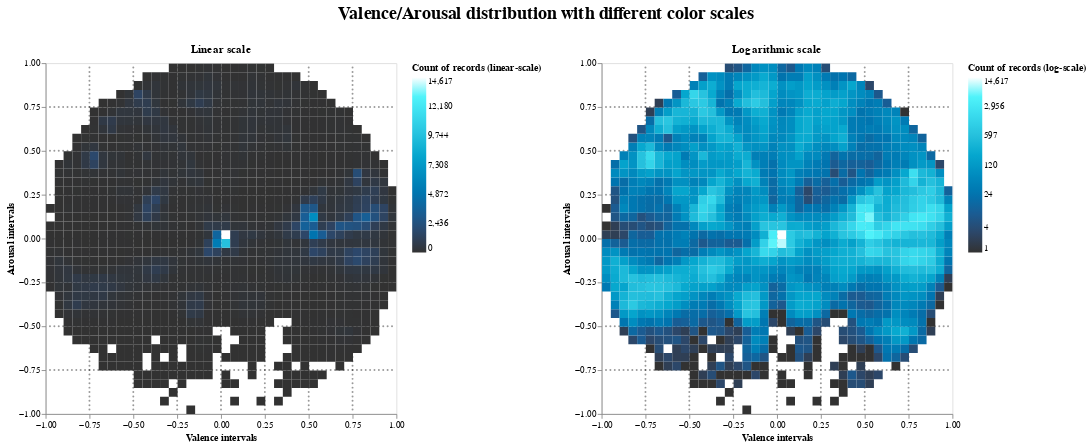

The notebook cell this image was saved under:
### Code cell
combined_chart = alt.hconcat(histogram_2d_with_dotted_grid_linear, 
histogram_2d_with_dotted_grid_log).resolve_scale(color='independent').resolve_legend(color='independent'
                            ).properties(title= alt.Title("Valence/Arousal distribution with different color scales", anchor='middle', fontSize=20, dy=-20))
combined_chart

### Figure 1 — Vega-Lite specification as saved in the notebook (floating-point values rounded to 4 significant figures; data arrays with more than 128 entries replaced by an {"elided": "..."} marker saying what was removed)
{"config": {"view": {"continuousWidth": 300, "continuousHeight": 300}}, "hconcat": [{"layer": [{"data": {"name": "data-c53d011f009317f84c01f8b65e9ae3ea"}, "mark": {"type": "circle", "color": "black", "opacity": 0.4, "size": 5}, "encoding": {"x": {"axis": {"grid": false}, "field": "valence", "scale": {"domain": [-1, 1]}, "type": "quantitative"}, "y": {"axis": {"grid": false}, "field": "arousal", "scale": {"domain": [-1, 1]}, "type": "quantitative"}}, "name": "view_51"}, {"data": {"name": "data-55aee79273441fd5f643f085e9d4de71"}, "mark": {"type": "rect"}, "encoding": {"color": {"field": "count", "legend": {"title": "Count of records (linear-scale)", "values": [0.0, 2436.0, 4872.0, 7308.0, 9744.0, 12180.0, 14620.0]}, "scale": {"domain": [1, 14620.0], "scheme": "darkblue"}, "type": "quantitative"}, "tooltip": [{"bin": {"maxbins": 40}, "field": "valence", "title": "Valence Interval", "type": "quantitative"}, {"bin": {"maxbins": 40}, "field": "arousal", "title": "Arousal Interval", "type": "quantitative"}, {"field": "count", "title": "Count of records", "type": "quantitative"}], "x": {"axis": {"labelAngle": 0, "labelFlush": false, "title": "Valence intervals", "values": [-1.0, -0.75, -0.5, -0.25, 0.0, 0.25, 0.5, 0.75, 1.0]}, "bin": {"maxbins": 40}, "field": "valence", "scale": {"domain": [-1, 1]}, "type": "quantitative"}, "y": {"axis": {"labelAngle": 0, "labelFlush": false, "title": "Arousal intervals", "values": [-1.0, -0.75, -0.5, -0.25, 0.0, 0.25, 0.5, 0.75, 1.0]}, "bin": {"maxbins": 40}, "field": "arousal", "scale": {"domain": [-1, 1]}, "type": "quantitative"}}}], "height": 400, "title": "Linear scale", "width": 400}, {"layer": [{"data": {"name": "data-c53d011f009317f84c01f8b65e9ae3ea"}, "mark": {"type": "circle", "color": "black", "opacity": 0.4, "size": 5}, "encoding": {"x": {"axis": {"grid": false}, "field": "valence", "scale": {"domain": [-1, 1]}, "type": "quantitative"}, "y": {"axis": {"grid": false}, "field": "arousal", "scale": {"domain": [-1, 1]}, "type": "quantitative"}}, "name": "view_52"}, {"data": {"name": "data-55aee79273441fd5f643f085e9d4de71"}, "mark": {"type": "rect"}, "encoding": {"color": {"field": "count", "legend": {"title": "Count of records (log-scale)", "values": [1.0, 4.0, 24.0, 120.0, 597.0, 2956.0, 14620.0]}, "scale": {"domain": [1, 14620.0], "scheme": "darkblue", "type": "log"}, "type": "quantitative"}, "tooltip": [{"bin": {"maxbins": 40}, "field": "valence", "title": "Valence Interval", "type": "quantitative"}, {"bin": {"maxbins": 40}, "field": "arousal", "title": "Arousal Interval", "type": "quantitative"}, {"field": "count", "title": "Count of records", "type": "quantitative"}], "x": {"axis": {"labelAngle": 0, "labelFlush": false, "title": "Valence intervals", "values": [-1.0, -0.75, -0.5, -0.25, 0.0, 0.25, 0.5, 0.75, 1.0]}, "bin": {"maxbins": 40}, "field": "valence", "scale": {"domain": [-1, 1]}, "type": "quantitative"}, "y": {"axis": {"labelAngle": 0, "labelFlush": false, "title": "Arousal intervals", "values": [-1.0, -0.75, -0.5, -0.25, 0.0, 0.25, 0.5, 0.75, 1.0]}, "bin": {"maxbins": 40}, "field": "arousal", "scale": {"domain": [-1, 1]}, "type": "quantitative"}}, "title": "Heatmap"}], "height": 400, "title": "Logarithmic scale", "width": 400}], "params": [{"name": "param_47", "select": {"type": "interval", "encodings": ["x", "y"]}, "bind": "scales", "views": ["view_51"]}, {"name": "param_48", "select": {"type": "interval", "encodings": ["x", "y"]}, "bind": "scales", "views": ["view_52"]}], "resolve": {"legend": {"color": "independent"}, "scale": {"color": "independent"}}, "title": {"text": "Valence/Arousal distribution with different color scales", "anchor": "middle", "dy": -20, "fontSize": 20}, "$schema": "https://vega.github.io/schema/vega-lite/v5.15.1.json", "datasets": {"data-c53d011f009317f84c01f8b65e9ae3ea": {"elided": "1106 records"}, "data-55aee79273441fd5f643f085e9d4de71": {"elided": "1197 records"}}}
